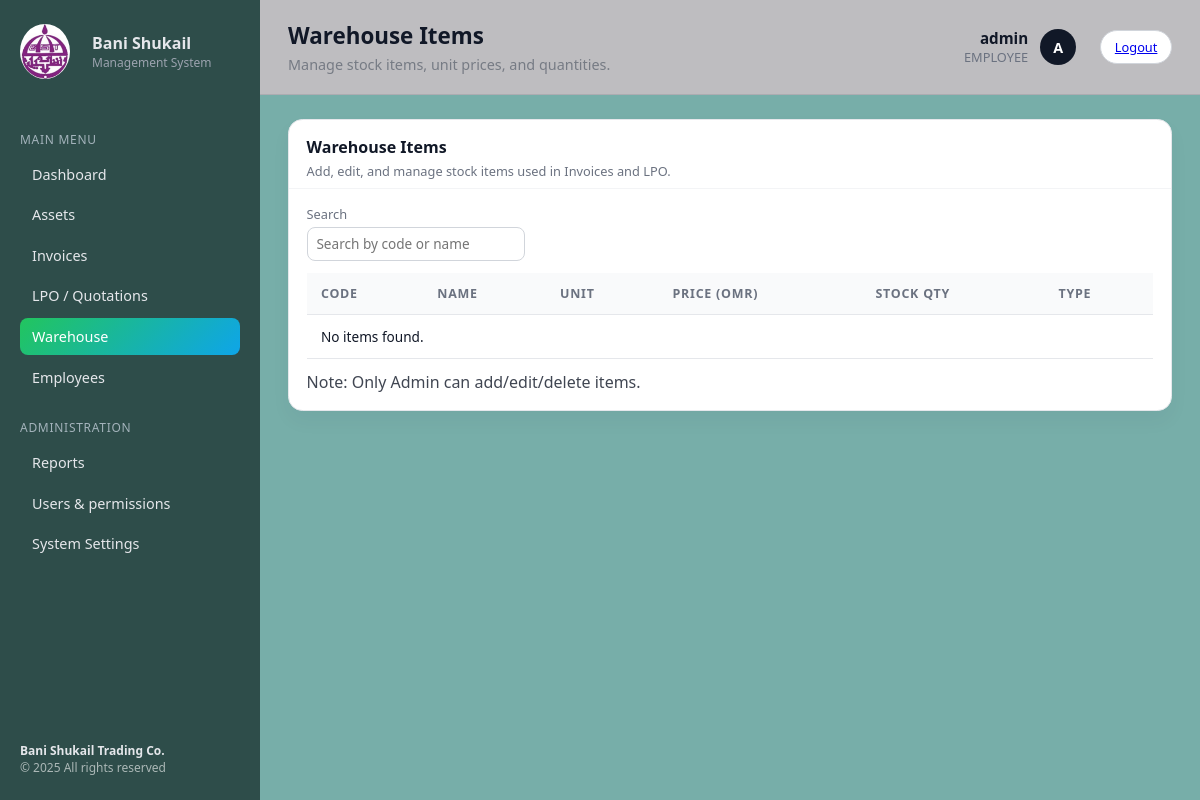
/warehouse/ (signed in), run on the app's committed database.
### accounts/models.py (models this page shows, shortened)
class User(AbstractUser):
    class Role(models.TextChoices):
        ADMIN = "ADMIN", "Admin"
        EMPLOYEE = "EMPLOYEE", "Employee"
    role = models.CharField(max_length=20, choices=Role.choices, default=Role.EMPLOYEE)
    def is_admin(self) -> bool:
        return self.role == self.Role.ADMIN

### warehouse/views.py (the view)
# urls.py: path("warehouse/", views.list_items, name="list"),
@login_required
def list_items(request):
    return render(request, "warehouse.html", {
        "title": "Warehouse Items",
        "subtitle": "Manage stock items, unit prices, and quantities.",
        "active": "warehouse",
        "items": WarehouseItem.objects.order_by("code"),
    })

### templates/warehouse.html (shortened to what this page needs)
{% extends 'base.html' %}
{% block content %}
<div class="panel">
    <div class="panel-header">
        <div class="panel-title">Warehouse Items</div>
        <div class="panel-subtitle">Add, edit, and manage stock items used in Invoices and LPO.</div>
    </div>
    <div class="panel-body">
        <div class="toolbar" style="margin-bottom: 0.75rem;">
            <div class="toolbar-left">
                <div class="field-group">
                    <label for="search-items">Search</label>
                    <input id="search-items" type="text" placeholder="Search by code or name" oninput="filterItems()" />
                </div>
            </div>
        </div>
        <div class="table-wrapper">
            <table class="data-table" id="warehouseItemsTable">
                <thead>
                    <tr>
                        <th>Code</th>
                        <th>Name</th>
                        <th>Unit</th>
                        <th>Price (OMR)</th>
                        <th>Stock Qty</th>
                        <th>Type</th>
                    </tr>
                </thead>
                <tbody>
                    {% for it in items %}
                    <tr>
                        <td>{{ it.code }}</td>
                        <td>{{ it.name }}</td>
                        <td>{{ it.unit_label }}</td>
                        <td>{{ it.price }}</td>
                        <td>{{ it.stock_qty }}</td>
                        <td>{{ it.get_item_type_display }}</td>
                        {% if user.is_admin %}
                        <td>
                            <a class="btn-secondary" href="{% url 'warehouse:edit' it.id %}">Edit</a>
                            <a class="btn-danger" href="{% url 'warehouse:delete' it.id %}">Delete</a>
                        </td>
                        {% endif %}
                    </tr>
                    {% empty %}
                    <tr><td colspan="7">No items found.</td></tr>
                    {% endfor %}
                </tbody>
            </table>
        </div>
        {% if not user.is_admin %}
        <div style="margin-top: 0.75rem; opacity: 0.8;">
            Note: Only Admin can add/edit/delete items.
        </div>
        {% endif %}
    </div>
</div>
{% endblock %}

### templates/includes/topbar.html (shortened to what this page needs)
<header class="topbar">
  <div class="topbar-left">
    <h1 class="page-title">{{ title }}</h1>
    {% if subtitle %}<p class="page-subtitle">{{ subtitle }}</p>{% endif %}
  </div>
  <div class="topbar-right">
    <div class="user-info">
      <div class="user-name">{{ request.user.get_full_name|default:request.user.username }}</div>
      <div class="user-role">{% if request.user.is_authenticated %}{{ request.user.role|default:"" }}{% endif %}</div>
    </div>
    <div class="user-avatar">{{ request.user.username|first|upper }}</div>
    <a class="btn-secondary" href="{% url 'accounts:logout' %}" style="margin-left:12px;">Logout</a>
  </div>
</header>

### static/style.css (style rules this page uses)
* { box-sizing: border-box; margin: 0; padding: 0; font-family: system-ui, -apple-system, BlinkMacSystemFont, "Segoe UI", sans-serif; }
body { background-color: #77aea9; color: #111827; }
.topbar { display: flex; justify-content: space-between; align-items: center; padding: 1.25rem 1.75rem; border-bottom: 1px solid rgba(17, 24, 39, 0.10); background: #bebdc0; }
.page-title { font-size: 1.4rem; font-weight: 700; }
.page-subtitle { font-size: 0.9rem; color: #767b84; margin-top: 0.25rem; }
.topbar-right { display: flex; align-items: center; gap: 0.75rem; }
.user-info { text-align: right; }
.user-name { font-size: 0.95rem; font-weight: 600; }
.user-role { font-size: 0.8rem; color: #6b7280; }
.user-avatar { width: 36px; height: 36px; border-radius: 999px; background: #111827; color: #ffffff; display: flex; align-items: center; justify-content: center; font-size: 0.9rem; font-weight: 600; }
.panel { background: #ffffff; border-radius: 0.9rem; box-shadow: 0 10px 20px rgba(15, 23, 42, 0.04); border: 1px solid #e5e7eb; display: flex; flex-direction: column; }
.panel-header { padding: 1rem 1.1rem 0.5rem; border-bottom: 1px solid #f3f4f6; }
.panel-title { font-size: 1rem; font-weight: 600; }
.panel-subtitle { font-size: 0.8rem; color: #6b7280; margin-top: 0.25rem; }
.panel-body { padding: 1rem 1.1rem 1.1rem; }
.toolbar { display: flex; justify-content: space-between; align-items: flex-end; gap: 1rem; margin-bottom: 1rem; flex-wrap: wrap; }
.toolbar-left { display: flex; flex-wrap: wrap; gap: 0.75rem 1rem; }
.field-group { display: flex; flex-direction: column; gap: 0.25rem; font-size: 0.8rem; }
.field-group label { color: #6b7280; }
.field-group input, .field-group select { min-width: 200px; padding: 0.4rem 0.55rem; border-radius: 0.5rem; border: 1px solid #d1d5db; font-size: 0.85rem; outline: none; }
.btn-secondary { border-radius: 999px; border: 1px solid #d1d5db; padding: 0.45rem 0.85rem; background: #ffffff; font-size: 0.8rem; font-weight: 500; cursor: pointer; white-space: nowrap; }
.table-wrapper { padding: 0; }
.data-table { width: 100%; border-collapse: collapse; font-size: 0.85rem; }
.data-table thead { background: #f9fafb; }
.data-table th, .data-table td { padding: 0.75rem 0.9rem; text-align: left; border-bottom: 1px solid #e5e7eb; white-space: nowrap; }
.data-table th { font-size: 0.78rem; text-transform: uppercase; letter-spacing: 0.06em; color: #6b7280; }

### data on the page
User: user.get_full_name "admin", user.role "EMPLOYEE", user.username|first "A"

### other printed values
{{ title }} "Warehouse Items"
{{ subtitle }} "Manage stock items, unit prices, and quantities."
